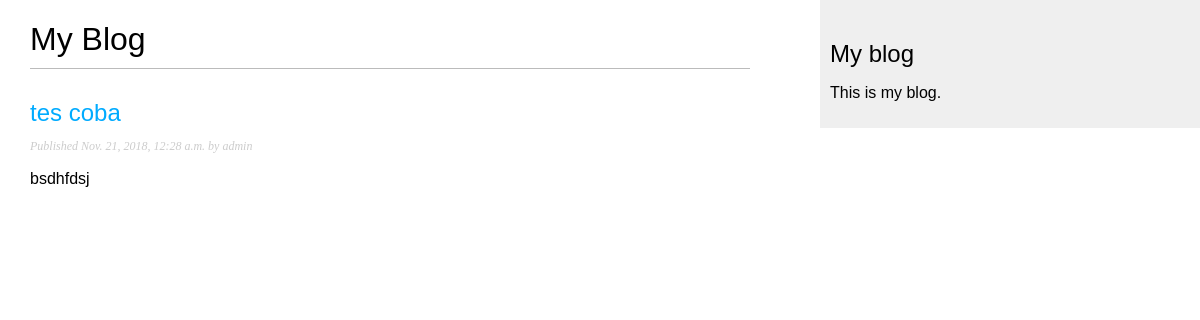
/blog/, run on an earlier commit of the app's database.
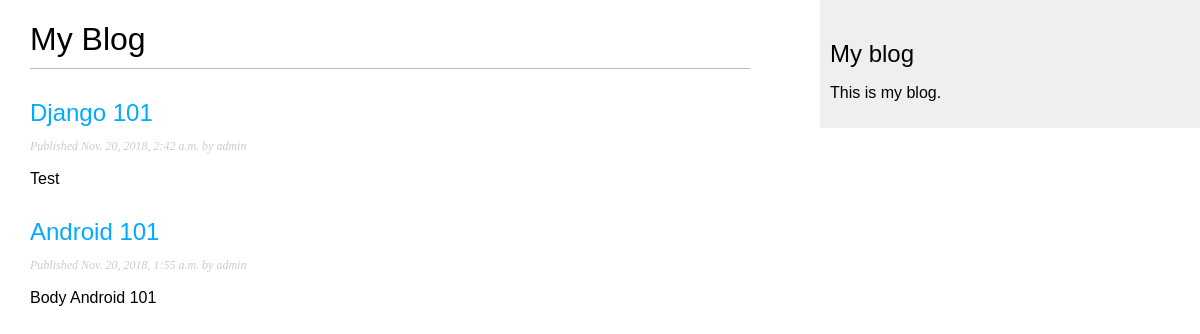
And on a later commit of the database.
### blog/models.py (models this page shows, shortened)
class Post(models.Model):
    STATUS_CHOICES = (
        ('draft', 'Draft'),
        ('published', 'Published'),
    )
    title = models.CharField(max_length=250)
    slug = models.SlugField(max_length=250, unique_for_date='publish')
    author = models.ForeignKey(User, related_name='blog_posts')
    body = models.TextField()
    publish = models.DateTimeField(default=timezone.now)
    created = models.DateTimeField(auto_now_add=True)
    updated = models.DateTimeField(auto_now=True)
    status = models.CharField(max_length=10, choices=STATUS_CHOICES, default='draft')
    class Meta:
        ordering = ('-publish',)
    objects = models.Manager()  # The default manager.
    published = PublishedManager()  # Our custom manager.
    def get_absolute_url(self):
        return reverse('blog:post_detail',
                       args=[self.publish.year,
                             self.publish.strftime('%m'),
                             self.publish.strftime('%d'),
                             self.slug])

### blog/views.py (the view)
def post_list(request):
    posts = Post.published.all()
    return render(request, 'blog/post/list.html', {'posts': posts})

### blog/models.py (called while the page is built)
    def get_queryset(self):
        return super(PublishedManager, self).get_queryset().filter(status='published')

### templates/blog/post/list.html (shortened to what this page needs)
{% extends "blog/base.html" %}
{% block content %}
    <h1>My Blog</h1>
    {% for post in posts %}
        <h2>
            <a href="{{ post.get_absolute_url }}">
                {{ post.title }}
            </a>
        </h2>
        <p class="date">
            Published {{ post.publish }} by {{ post.author }}
        </p>
        {{ post.body|truncatewords:30|linebreaks }}
    {% endfor %}
{% endblock %}

What changed in the data, as far as the page shows it:
no longer on this page (row edited): Post: title "tes coba", publish "Nov. 21, 2018, 12:28 a.m.", author "admin", body "bsdhfdsj"
now on this page (row edited): Post: title "Django 101", publish "Nov. 20, 2018, 2:42 a.m.", author "admin", body "Test"
now on this page (row edited): Post: title "Android 101", publish "Nov. 20, 2018, 1:55 a.m.", author "admin", body "Body Android 101"
